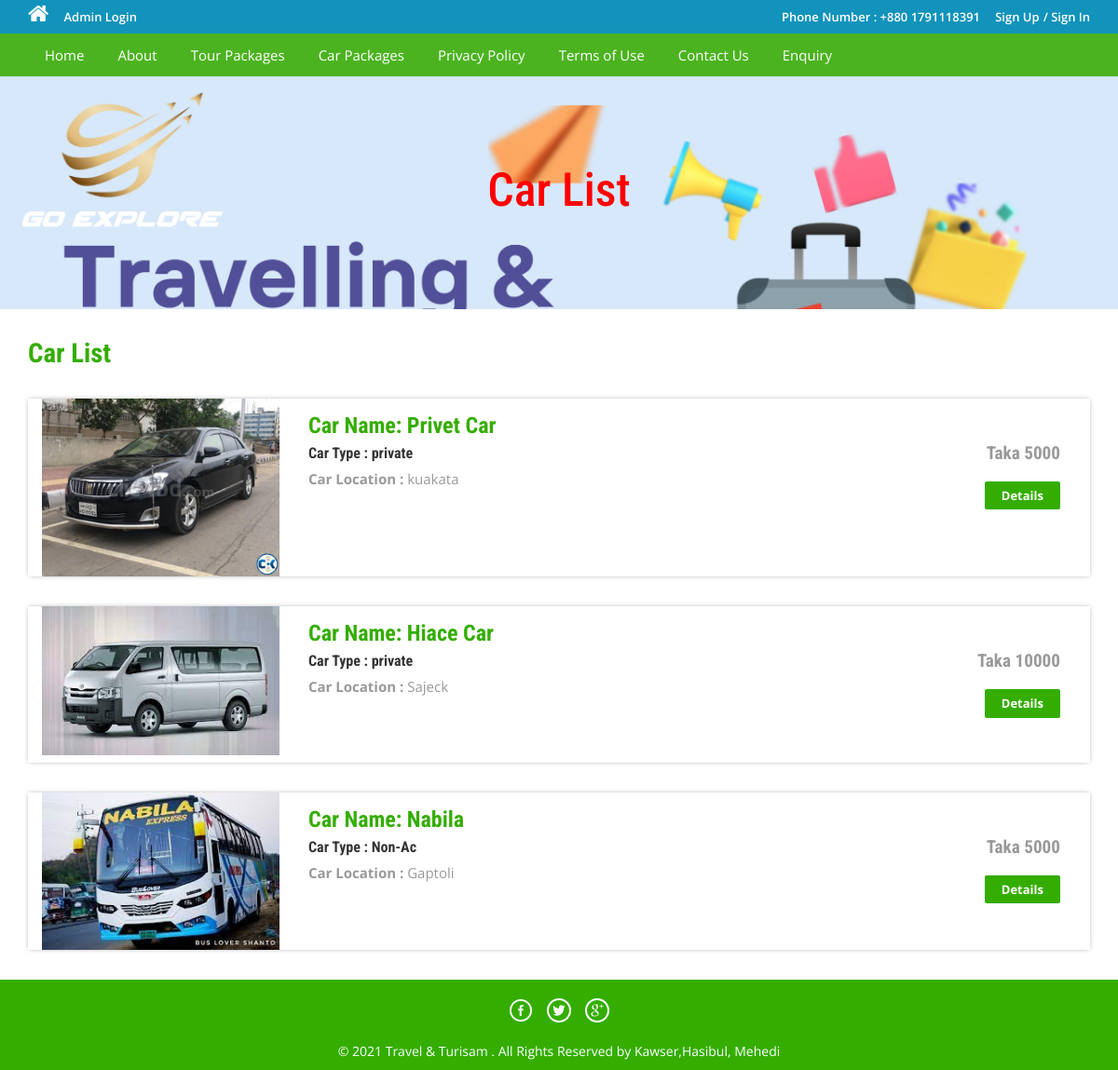
Screenshot of /car-list.php with the database file from the repository.
### tables this page shows
CREATE TABLE `carlist` (
  `id` int(11) NOT NULL,
  `CarName` varchar(200) NOT NULL,
  `BusType` varchar(150) NOT NULL,
  `BusLocation` varchar(100) NOT NULL,
  `TicketPrice` int(11) NOT NULL,
  `PackageImage` varchar(100) NOT NULL,
  `Creationdate` timestamp NOT NULL DEFAULT current_timestamp(),
  `UpdationDate` timestamp NOT NULL DEFAULT current_timestamp()
);

### car-list.php (the view, shortened to what this page needs)
<?php
include('includes/config.php');
?>
<!DOCTYPE HTML>
<html>
<head>
<link href="css/bootstrap.css" rel='stylesheet' type='text/css' />
<link href="css/style.css" rel='stylesheet' type='text/css' />
<link href="css/font-awesome.css" rel="stylesheet">
<link href="css/animate.css" rel="stylesheet" type="text/css" media="all">
</head>
<body>
<?php include('includes/header.php');?>
<div class="banner-3 ">
	<div class="container">
		<h1 class="wow zoomIn animated animated" data-wow-delay=".5s" style="visibility: visible; animation-delay: 0.5s; animation-name: zoomIn;"> Car List</h1>
	</div>
</div>
<div class="rooms">
	<div class="container">
		<div class="room-bottom">
			<h3>Car List</h3>
<?php $sql = "SELECT * from carlist";
$query = $dbh->prepare($sql);
$query->execute();
$results=$query->fetchAll(PDO::FETCH_OBJ);
if($query->rowCount() > 0)
{
foreach($results as $result)
{	?>
			<div class="rom-btm">
				<div class="col-md-3 room-left wow fadeInLeft animated" data-wow-delay=".5s">
					<img src="admin/pacakgeimages/<?php echo htmlentities($result->PackageImage);?>" class="img-responsive" alt="">
				</div>
				<div class="col-md-6 room-midle wow fadeInUp animated" data-wow-delay=".5s">
					<h4>Car Name: <?php echo htmlentities($result->CarName);?></h4>
					<h6>Car Type : <?php echo htmlentities($result->BusType);?></h6>
					<p><b>Car Location :</b> <?php echo htmlentities($result->BusLocation);?></p>
				</div>
				<div class="col-md-3 room-right wow fadeInRight animated" data-wow-delay=".5s">
					<h5>Taka <?php echo htmlentities($result->TicketPrice);?></h5>
					<a href="package-details.php?pkgid=<?php echo htmlentities($result->id);?>" class="view">Details</a>
				</div>
				<div class="clearfix"></div>
			</div>
<?php }} ?>
		</div>
	</div>
</div>
<?php include('includes/footer.php');?>
</body>
</html>

### includes/header.php (shortened to what this page needs)
<?php if($_SESSION['login'])
{?>
<div class="top-header">
	<div class="container">
		<ul class="tp-hd-lft wow fadeInLeft animated" data-wow-delay=".5s">
			<li class="hm"><a href="index.html"><i class="fa fa-home"></i></a></li>
			<li class="prnt"><a href="profile.php">My Profile</a></li>
				<li class="prnt"><a href="change-password.php">Change Password</a></li>
			<li class="prnt"><a href="tour-history.php">My Tour History</a></li>
			<li class="prnt"><a href="issuetickets.php">Issue Tickets</a></li>
		</ul>
		<ul class="tp-hd-rgt wow fadeInRight animated" data-wow-delay=".5s">
			<li class="tol">Welcome :</li>
			<li class="sig"><?php echo htmlentities($_SESSION['login']);?></li>
			<li class="sigi"><a href="logout.php" >/ Logout</a></li>
        </ul>
		<div class="clearfix"></div>
	</div>
</div><?php } else {?>
<div class="top-header">
	<div class="container">
		<ul class="tp-hd-lft wow fadeInLeft animated" data-wow-delay=".5s">
			<li class="hm"><a href="index.php"><i class="fa fa-home"></i></a></li>
				<li class="hm"><a href="admin/index.php">Admin Login</a></li>
		</ul>
		<ul class="tp-hd-rgt wow fadeInRight animated" data-wow-delay=".5s">
			<li class="tol">Phone Number : +880 1791118391</li>
			<li class="sig"><a href="#" data-toggle="modal" data-target="#myModal" >Sign Up</a></li>
			<li class="sigi"><a href="#" data-toggle="modal" data-target="#myModal4" >/ Sign In</a></li>
        </ul>
		<div class="clearfix"></div>
	</div>
</div>
<?php }?>
<div class="footer-btm wow fadeInLeft animated" data-wow-delay=".5s">
	<div class="container">
	<div class="navigation">
			<nav class="navbar navbar-default">
				<div class="TEXT">
				<div class="collapse navbar-collapse nav-wil" id="bs-example-navbar-collapse-1">
					<nav class="cl-effect-1">
						<ul class="nav navbar-nav">
							<li><a href="index.php">Home</a></li>
							<li><a href="page.php?type=aboutus">About</a></li>
								<li><a href="package-list.php">Tour Packages</a></li>
								<li><a href="car-list.php">Car Packages</a></li>
								<li><a href="page.php?type=privacy">Privacy Policy</a></li>
								<li><a href="page.php?type=terms">Terms of Use</a></li>
								<li><a href="page.php?type=contact">Contact Us</a></li>
								<?php if($_SESSION['login'])
{?>
								<li>Need Help?<a href="#" data-toggle="modal" data-target="#myModal3"> / Write Us </a>  </li>
								<?php } else { ?>
								<li><a href="enquiry.php"> Enquiry </a>  </li>
								<?php } ?>
								<div class="clearfix"></div>
						</ul>
					</nav>
				</div>
				</div>
			</nav>
		</div>
	</div>
</div>

### includes/footer.php
<div class="copy-right">
	<div class="container">
		<div class="footer-social-icons wow fadeInDown animated animated" data-wow-delay=".5s" style="visibility: visible; animation-delay: 0.5s; animation-name: fadeInDown;">
			<ul>
				<li><a class="facebook" href="#"><span>Facebook</span></a></li>
				<li><a class="twitter" href="#"><span>Twitter</span></a></li>
				<li><a class="googleplus" href="#"><span>Google+</span></a></li>
			</ul>
		</div>
		<p class="wow zoomIn animated animated" data-wow-delay=".5s" style="visibility: visible; animation-delay: 0.5s; animation-name: zoomIn;">© 2021 Travel & Turisam . All Rights Reserved by Kawser,Hasibul, Mehedi </p>
	</div>
</div>

### css/style.css (style rules this page uses)
html, body { font-size: 100%; background: #fff; font-family: 'Open Sans', sans-serif; }
body a,.grid_1,plan_1,plan_1.one,plan_1.two,i.icon1, i.icon2, i.icon3, i.icon4, i.icon5, i.icon6 { transition:0.5s all; -webkit-transition:0.5s all; -moz-transition:0.5s all; -o-transition:0.5s all; -ms-transition:0.5s all; }
h1,h2,h3,h4,h5,h6 { margin:0; font-family: 'Roboto Condensed', sans-serif; }
p { margin:0; }
ul { margin:0; padding:0; }
i.fa.fa-home { font-size: 24px; }
.top-header { background-color: #1193bb; border-bottom: 0 none; height: 36px; line-height: 35px; }
ul.tp-hd-lft { float: left; }
ul.tp-hd-lft li { display: inline-block; }
li.hm,li.prnt { margin-right: 12px; }
ul.tp-hd-lft a { font-size: 13px; font-weight: 600; color:#fff; }
ul.tp-hd-rgt { float:right; }
ul.tp-hd-rgt li { display: inline-block; font-size: 13px; font-weight: 600; color:#fff; }
ul.tp-hd-rgt a { font-size: 13px; font-weight: 600; color:#fff; }
li.ned,li.wrt,li.tol { margin-right: 12px; }
.footer-btm li { display: inline-block; margin: 0 10px; font-size: 14px; color: #fff; }
.footer-btm li a { font-size: 15px; color: #fff; display: inline-block; padding: 5px 8px; }
.footer-btm { background:#4CB320; padding: 0.5em 0; text-align:center; }
.copy-right p { color:#fff; font-size:14px; line-height: 1.8em; }
.copy-right { background:#34ad00; text-align: center; padding: 0.5em 0; }
a.view { padding: 6px 18px; font-weight: 700; color: #fff; background-color: #34ad00; border: 0; font-size: 13px; border-radius: 2px; -webkit-transition: all .2s; -moz-transition: all .2s; transition: all .2s; margin-top: 20px; display: inline-block; }
.rom-btm { margin-top: 2em; box-shadow: 0px 0px 5px -1px rgba(0, 0, 0, 0.37); }
.room-bottom h3 { font-size: 1.8em; font-weight: 700; color: #34ad00; }
.room-bottom { padding: 2em 0; }
.rom-btm h4 { font-size: 1.5em; font-weight: 700; color: #34ad00; }
.rom-btm p { font-size: 15px; color: #999; }
.rom-btm h6 { font-size: 1em; font-weight: 700; margin: 0.5em 0; }
.room-right { text-align: right; padding: 3em 2em; }
.room-midle { padding: 1em; }
.rom-btm h5 { font-size: 1.2em; font-weight: 700; color: #999; }
.footer-social-icons ul li { display:inline-block; margin:0 0.2em; }
.footer-social-icons ul li a { width:30px; height:30px; background:url('../images/img-sprite.png') no-repeat 0px 0px; display:inline-block; position: relative; }
.footer-social-icons ul li a.facebook { background-position:0px 0px; }
.footer-social-icons ul li a.twitter { background-position:-30px 0px; }
.footer-social-icons ul li a.googleplus { background-position:-90px 0px; }
.footer-social-icons { margin: 10px 0 10px; }
.navbar-default { background-color: #4CB320 !important; border-color: #4CB320 !important; }
.navbar { min-height: 0px !important; margin-bottom:0px !important; border-radius:0px !important; border: none !important; }
ul.nav.navbar-nav li a { font-size: 15px ; color: #fff; display: inline-block; padding: 5px 8px; }
.navbar-collapse { padding-right: 0px !important; padding-left: 0px !important; }

### car-list.php (style rules this page uses)
.banner-3 { background: url('images/bannercar.jpg')no-repeat; background-size: cover; -webkit-background-size: cover; -o-background-size: cover; -ms-background-size: cover; -moz-background-size: cover; min-height:250px; }
.banner-3 h1 { font-size: 50px; margin-bottom: 40px; padding: 1.9em 0 0; text-align: center; color: red; }

### rows the page displays
carlist: PackageImage (picture), CarName "Privet Car", BusType "private", BusLocation "kuakata", TicketPrice "5000"
carlist: PackageImage (picture), CarName "Hiace Car", BusType "private", BusLocation "Sajeck", TicketPrice "10000"
carlist: PackageImage (picture), CarName "Nabila", BusType "Non-Ac", BusLocation "Gaptoli", TicketPrice "5000"
